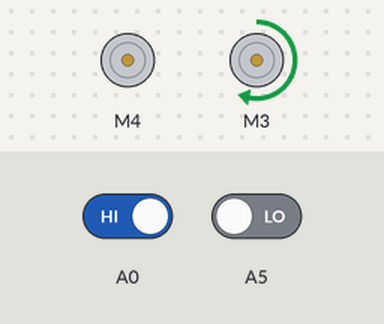
Recording of a sketch running on a simulated Arduino Uno, built with avr-gcc and run on an emulated ATmega328P. On the bench: 2 × DC motor (green arrow = forward, orange = backward, longer = faster). The inputs (shaded band) are chosen by the test bench; at power-on: A0 HIGH, A5 LOW.

Above: at 1.2 s.
1.3 s: A0 driven LOW
At 1.6 s:
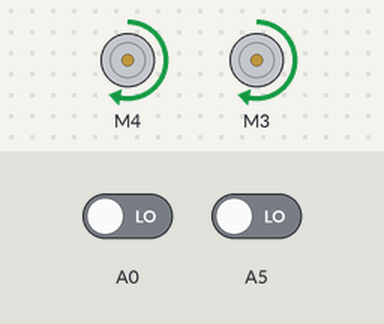
2.8 s: A5 driven HIGH
At 3.9 s:
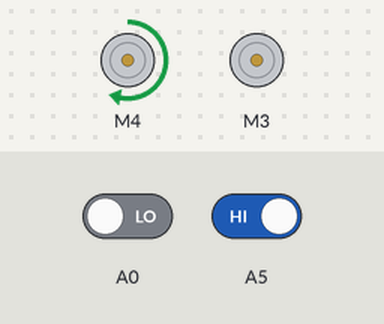
4.3 s: A0 driven HIGH
At 5.0 s:
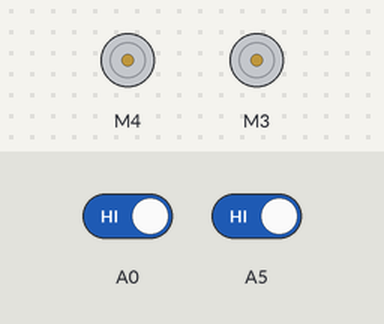
5.8 s: A5 driven LOW
At 6.2 s:
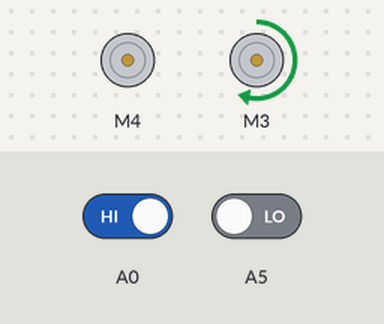
Timing chart, 0 to 8.3 s (numbered marks = the images above; inputs shaded):
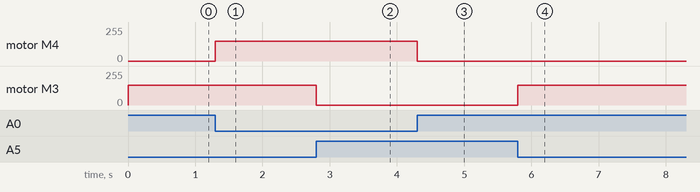

Measured:
- after the input at 1.3 s, motor M4: stopped → forward 150/255 at once
- after the input at 2.8 s, motor M3: forward 150/255 → stopped at once
- after the input at 4.3 s, motor M4: forward 150/255 → stopped at once
- after the input at 5.8 s, motor M3: stopped → forward 150/255 at once

The sketch:

Arduino_Maker_13-3.ino
```cpp
#include <AFMotor.h>
AF_DCMotor motor_L(4);
AF_DCMotor motor_R(3);

void setup() {
  motor_L.setSpeed(150);
  motor_L.run(RELEASE);
  motor_R.setSpeed(150);
  motor_R.run(RELEASE);
}

void loop() {
  int val_L = digitalRead(A0);
  int val_R = digitalRead(A5);

  if(val_L==0 && val_R==0) {
    motor_L.run(FORWARD);
    motor_R.run(FORWARD);
  }

  else if(val_L==0 && val_R==1) {
    motor_L.run(FORWARD);
    motor_R.run(RELEASE);
  }

  else if(val_L==1 && val_R==0) {
    motor_L.run(RELEASE);
    motor_R.run(FORWARD);
  }

  else if(val_L==1 && val_R==1) {
    motor_L.run(RELEASE);
    motor_R.run(RELEASE);
  }
}
```
